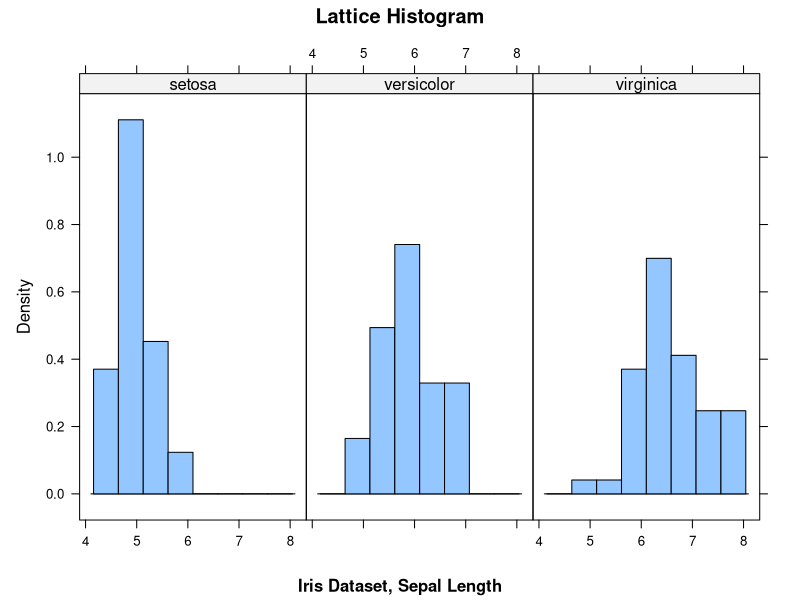
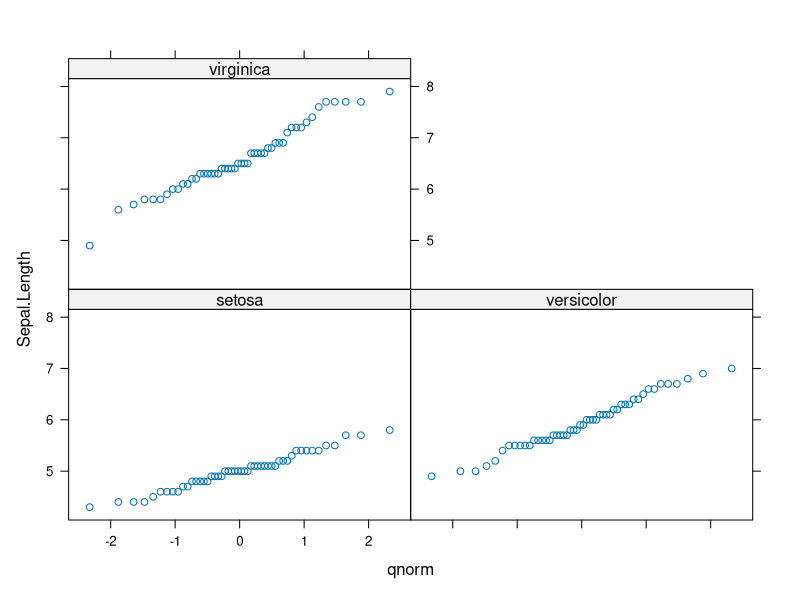
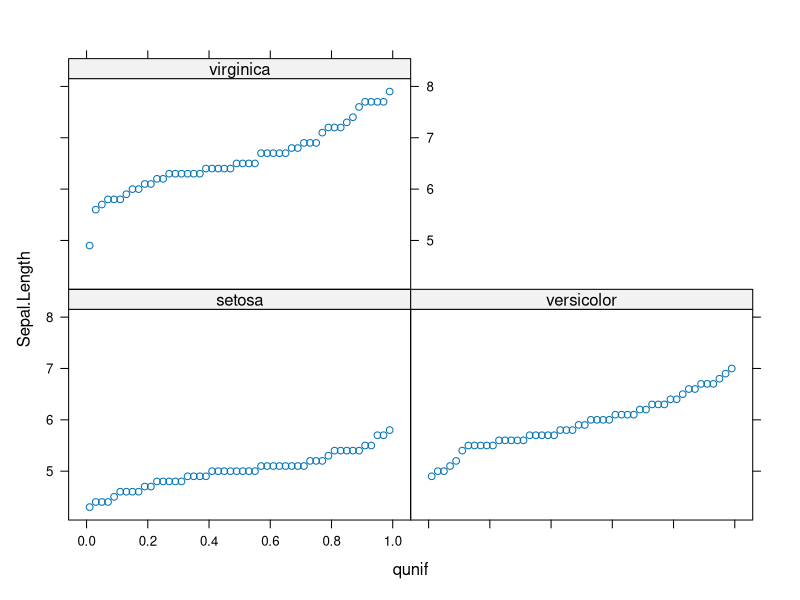
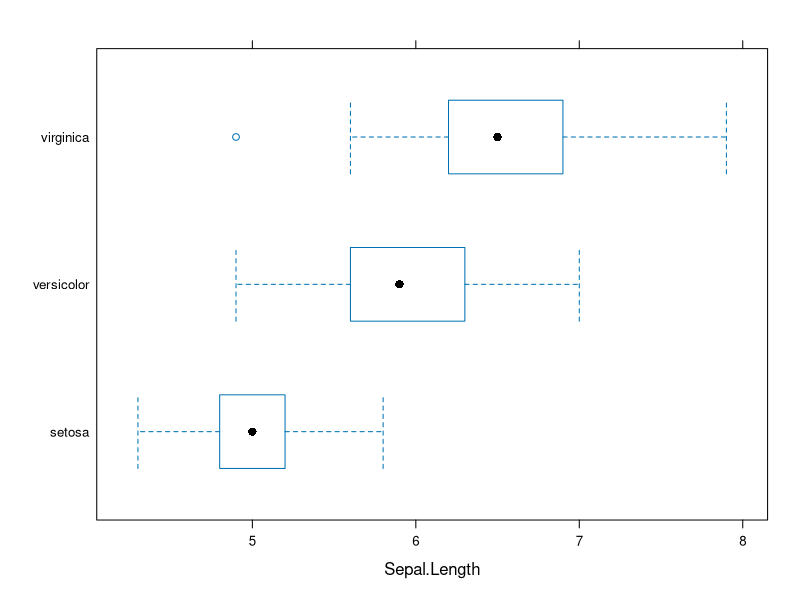
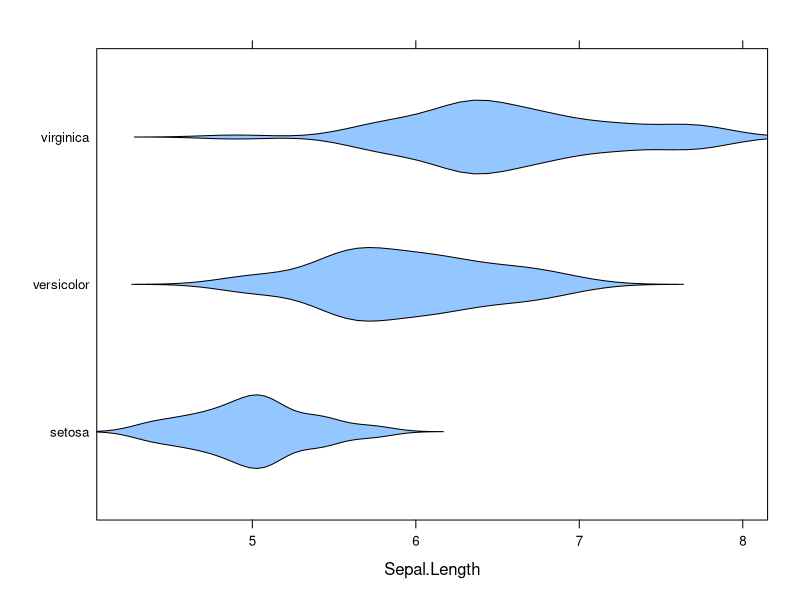

Reproduce these figures in R, in order.

#Histogram in Lattice, note the empty y value

require(lattice)

histogram(~Sepal.Length | Species, xlab="",data=iris,
          layout=c(3,1), type="density",
          main="Lattice Histogram", sub="Iris Dataset, Sepal Length")

#types: percent, count, density are possible
#text arguments are the same as in R Base

#Q Q plots= Quantile-Quantile plots
#plot Quantiles of the dataset against the quantiles of a 
#theoritical distribution 
#in case the chosen distribution is met you can find
#a nearly linear plot

qqmath(~Sepal.Length | Species, data=iris)
#uniform distribution
qqmath(~Sepal.Length | Species, data=iris, distribution = qunif)

#Boxplots in Lattice
bwplot(Species~Sepal.Length, data = iris)

#The same information can also be shown as a voilin plot
bwplot(Species~Sepal.Length, data=iris,
       panel=panel.violin)

#the violin plot gives more information on the distribution of the dataset

